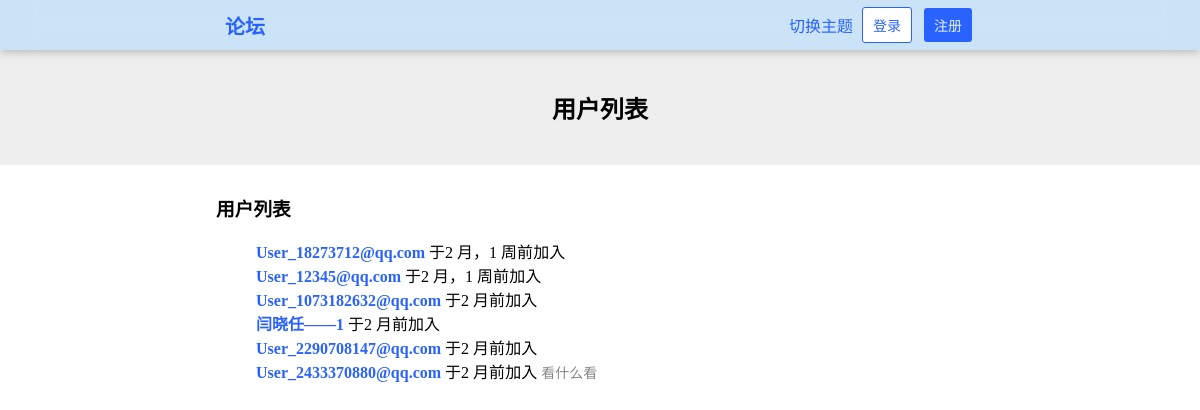
/users/, run on an earlier commit of the app's database.
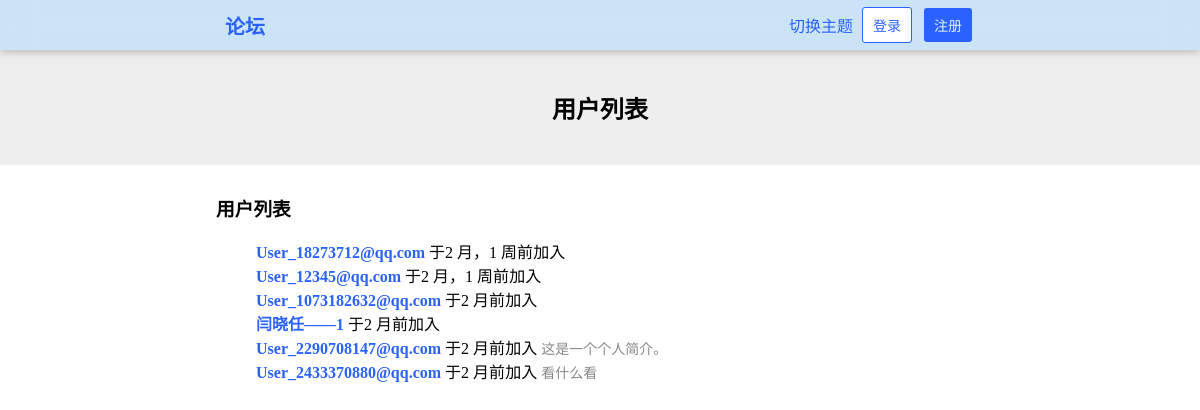
And on a later commit of the database.
### HustRava_app/models.py (models this page shows, shortened)
class User(models.Model):
    name = models.CharField(max_length=30,blank=True)
    email = models.EmailField(unique=True)
    password = models.CharField(max_length=30)
    created_at = models.DateTimeField(auto_now_add=True)
    bio = models.TextField(max_length = 100, blank=True)

### HustRava_app/views.py (the view)
# urls.py: path('users/', views.users, name="users"),                                  # 用户列表 GET
def users(request):
    user_list = User.objects.order_by('created_at')
    if "user" in request.session:
        return render(request, 'users.html', {
            "user_list": user_list,
            "user": request.session["user"]
        })
    else:
        return render(request, 'users.html', {
            "user_list": user_list,
            "user": request.session.get("user", None)
        })

### HustRava_app/templates/users.html (shortened to what this page needs)
{% load humanize %}
{% load static %}
<!DOCTYPE html>
<html>
    <head>
        <link rel="stylesheet" type="text/css" href="{% static 'style.css' %}" />
        <link rel="stylesheet" type="text/css" href="{% static 'style-forum.css' %}" />
        <link rel="stylesheet" type="text/css" href="{% static 'style-dark.css' %}" />
    </head>
    <body>
        {% include 'header.html' %}
        <div id="main">
            <div class="banner">
                <h2>用户列表</h2>
            </div>
            <div class="content">
                {% if user_list %}
                <h3>用户列表</h3>
                <ul style="list-style: none;">
                    {% for user_in_list in user_list %}
                        <li>
                            <a href="/user/{{ user_in_list.email }}/"><b>{{ user_in_list.name }}</b></a>
                            <span title="{{ user_in_list.created_at }}">于{{ user_in_list.created_at|naturaltime }}加入</span>
                            <span style="color: #888; font-size: 14px;" title="{{ user_in_list.bio }}">{{ user_in_list.bio|slice:":60" }}{% if user_in_list.bio|length > 60 %}…{% endif %}</span>
                        </li>
                    {% endfor %}
                </ul>
                {% else %}
                    <p>空空如也</p>
                {% endif %}
            </div>
        </div>
    </body>
</html>

What changed in the data, as far as the page shows it:
changed User "User_2290708147@qq.com": bio (not shown) → "这是一个个人简介。"
